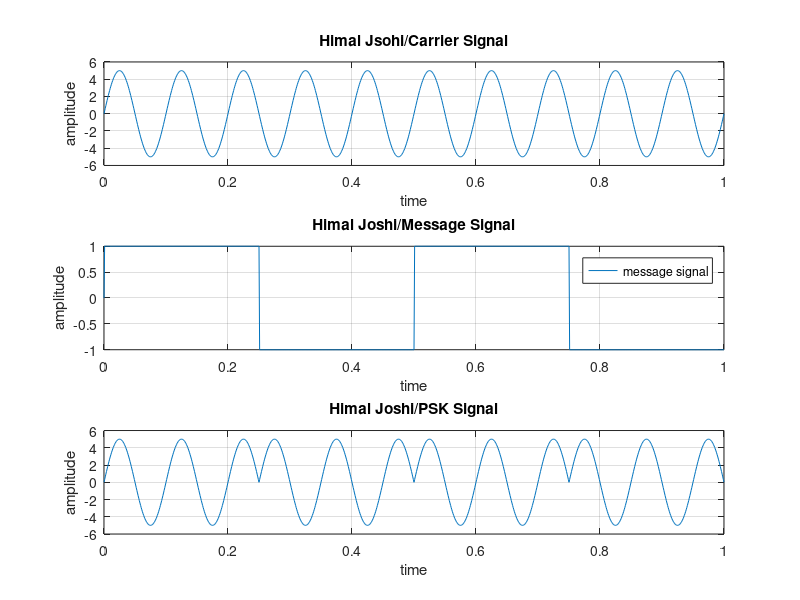

The MATLAB script that drew this image:
clc;
clear all;
close all;


Amp = 5;    
fm = 2;      
fc = 10;      
t = 0:0.001:1;


x = Amp .* sin(2 * pi * fc * t);
subplot(3, 1, 1);
plot(t, x);
grid on;
xlabel('time');
ylabel('amplitude');
title('Himal Jsohi/Carrier Signal');


y = sign(sin(2 * pi * fm * t));
subplot(3, 1, 2);
plot(t, y);
grid on;
xlabel('time');
ylabel('amplitude');
title('Himal Joshi/Message Signal');
legend("message signal");


a = x .* y;
subplot(3, 1, 3);
plot(t, a);
grid on;
xlabel('time');
ylabel('amplitude');
title('Himal Joshi/PSK Signal');